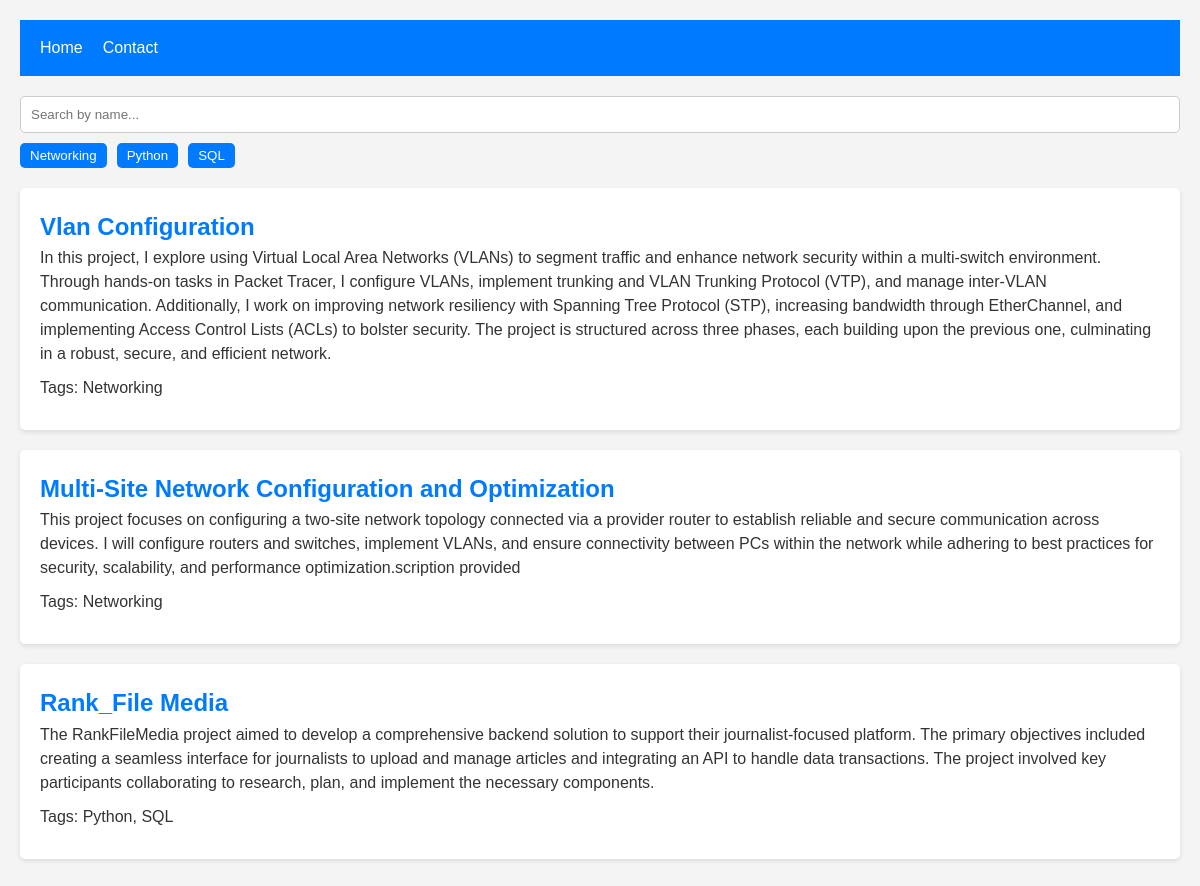
The page / on the database its author committed.
### main/models.py (models this page shows, shortened)
class Tag(models.Model): #used for search function i.e. "Python", "Cyber"
    name = models.CharField(max_length=100, unique=True)
    def __str__(self):
        return self.name

class Project(models.Model): #database model for each project
    title = models.CharField(max_length=200)
    description = models.TextField(default='No description provided')
    tags = models.ManyToManyField(Tag, related_name = "projects") #Many projects are related to Many Tags
    link = models.URLField(max_length=200, blank=True)

### main/views.py (the view)
# urls.py: 2. Add a URL to urlpatterns:  path('', views.home, name='home')
def home(request):
    projects = Project.objects.all()
    tags = Tag.objects.all()
    return render(request, 'home.html', {'projects': projects, 'tags': tags})

### main/templates/home.html (shortened to what this page needs)
{% extends 'base.html' %}
{% load static %}
{% block extrahead %}
  <link rel="stylesheet" href="{% static 'css/home.css' %}" />
{% endblock %}
{% block content %}
  <div class="filters">
    <input type="text" id="name-search" placeholder="Search by name..." />
    <div class="tags-list">
      {% for tag in tags %}
        <button class="tag" data-tag="{{ tag.name|lower }}">{{ tag.name }}</button>
      {% endfor %}
    </div>
  </div>
  <div class="projects-list">
    {% for project in projects %}
      <div class="project" data-name="{{ project.title|lower }}" data-tags="{{ project.tags.all|join:', '|lower }}">
        <h2><a href="{% url 'project' project.id %}">{{project.title}}</a></h2>
        <p>{{project.description}}</p>
        <p>Tags: {{project.tags.all|join:', '}}</p>
      </div>
    {% endfor %}
  </div>
{% endblock %}

### main/templates/base.html (shortened to what this page needs)
{% load static %}
<!DOCTYPE html>
<html lang="en">
<head>
    <link rel="stylesheet" href="{% static 'css/base.css' %}">
    {% block extrahead %}
    {% endblock extrahead %}
</head>
<body>
    <header>
        <ul class="nav-menu">
            <li><a href="/home">Home</a></li>
            <li><a href="/contact">Contact</a></li>
        </ul>
    </header>
    <main>
        {% block content %}
        {% endblock content %}
    </main>
</body>
</html>

### main/static/CSS/base.css (style rules this page uses)
* { box-sizing: border-box; margin: 0; padding: 0; font-family: "Arial", sans-serif; }
body { font-family: "Segoe UI", Tahoma, Geneva, Verdana, sans-serif; line-height: 1.6; color: #333; background-color: #f4f4f4; padding: 20px; }
a { color: #007bff; text-decoration: none; }
header { background-color: #007bff; color: white; padding: 10px 20px; }
.nav-menu { list-style: none; display: flex; justify-content: flex-start; gap: 20px; }
.nav-menu li { padding: 5px 0; }
.nav-menu a { color: white; transition: color 0.3s ease; }
main { margin-top: 20px; }

### main/static/CSS/home.css (style rules this page uses)
.filters { margin-bottom: 20px; }
#name-search { padding: 10px; margin-bottom: 10px; width: 100%; border: 1px solid #ccc; border-radius: 5px; }
.tags-list { display: flex; flex-wrap: wrap; gap: 10px; }
.tag { background-color: #007bff; color: white; border: none; padding: 5px 10px; border-radius: 5px; cursor: pointer; transition: background-color 0.3s; }
.projects-list { margin-top: 20px; }
.project { background-color: white; padding: 20px; margin-bottom: 20px; border-radius: 5px; box-shadow: 0 2px 5px rgba(0, 0, 0, 0.1); }
.project h2 { margin-top: 0; }
.project p { margin-bottom: 10px; line-height: 1.5; }

### rows shown on the page
Tag: name "Networking"
Tag: name "Python"
Tag: name "SQL"
Project: title "Vlan Configuration", description "In this project, I explore using Virtual Local Area Networks (VLANs) to segment traffic and enhance network security within a multi-switch environment. Through hands-on tasks in Packet Tracer, I configure VLANs, implement trunking and VLAN Trunking Protocol (VTP), and manage inter-VLAN communication. Additionally, I work on improving network resiliency with Spanning Tree Protocol (STP), increasing bandwidth through EtherChannel, and implementing Access Control Lists (ACLs) to bolster security. The project is structured across three phases, each building upon the previous one, culminating in a robust, secure, and efficient network.", tags.all "Networking"
Project: title "Multi-Site Network Configuration and Optimization", description "This project focuses on configuring a two-site network topology connected via a provider router to establish reliable and secure communication across devices. I will configure routers and switches, implement VLANs, and ensure connectivity between PCs within the network while adhering to best practices for security, scalability, and performance optimization.scription provided", tags.all "Networking"
Project: title "Rank_File Media", description "The RankFileMedia project aimed to develop a comprehensive backend solution to support their journalist-focused platform. The primary objectives included creating a seamless interface for journalists to upload and manage articles and integrating an API to handle data transactions. The project involved key participants collaborating to research, plan, and implement the necessary components.", tags.all "Python, SQL"
